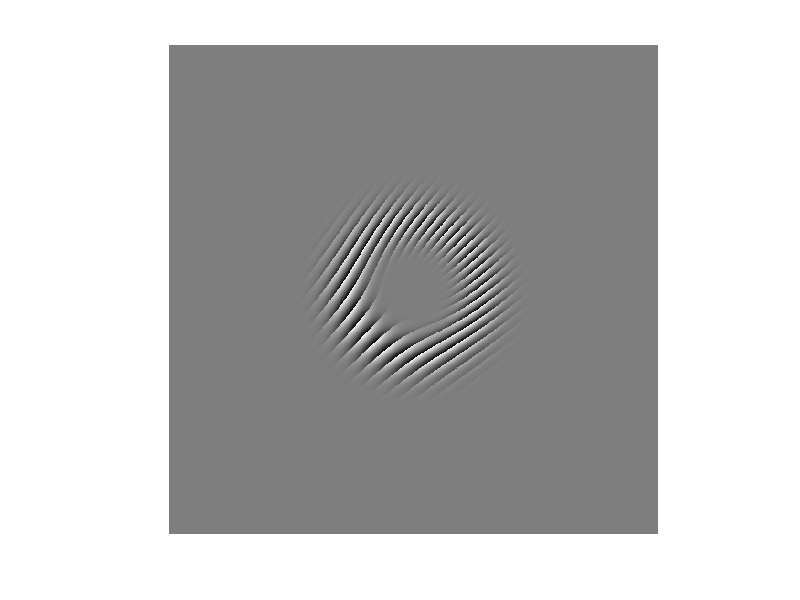

Recreate this plot in MATLAB. (Note: this script raises an error after producing the figure.)
function combinedCode

totalTimeStart = tic();
%%%%%%%%%%%%%%%%%%%%%%%%%%%%%%%%%%%%%%%%%%%%%%%%%%%%%%%%%%%%%%%%%%%%%%%%%%%%%%%%%%%%%%%%%%%%%%%%%%%%%%%%%%%%%%%%%%%

function [E] = LGBeam(p, l, w_0, xx, yy)
% Generates a Laguerre-Gaussian Beam on coordinates [xx, yy] with parameters 
% p: radial order
% l: topologial charge
% w_0: radius as a percentage
LgBeamTimeStart = tic();
counter = 1;
[phi,r] = cart2pol(xx,yy);
%phi=atan2(yy, xx);

RhoSquareOverWSquare = r.^2 ./ w_0.^2; %optimisation since we always use the squares
%c(p+1)=1;
%La = LaguerreL(c, abs(l), 2*RhoSquareOverWSquare);
La = Laguerre(p, abs(l), 2*RhoSquareOverWSquare);
Clg = sqrt((2*factorial(p)) ./ (pi * factorial(abs(l)+p))) ./ w_0;
E = Clg .* (sqrt(2)*sqrt(RhoSquareOverWSquare)).^abs(l) .* La .* exp(-RhoSquareOverWSquare) .* exp(-1i*l*phi);

%rad_term_1 = ((2*factorial(p))./(pi*factorial(p+abs(l)))).^(1/2);
%rad_term_2 = (sqrt(2).*r./w).^abs(l).*(exp(-(r./w).^2)./w);
%radial_function = rad_term_1.*rad_term_2;
%phase = exp(1i*phi*l);
%slm_mode = radial_function.*phase;
LgBeamTimeEnd = toc();
end

%%%%%%%%%%%%%%%%%%%%%%%%%%%%%%%%%%%%%%%%%%%%%%%%%%%%%%%%%%%%%%%%%%%%%%%%%%%%%%%%%%%%%%%%%%%%%%%%%%%%%%%%%%%%%%%%%%%

function [complexHologram, normalisationFactor] = LGHologram(dimensionsXY, pMatrix, lMatrix, beamRadiusPercent, normaliseZeroOne, rowToColRatio)
% Generates a Laguerre-Gaussian complex hologram normalised from magnitude 0 to 1 and angle -pi to pi.
%
% This function is comprehensive and should not really be used by itself.
% Instead, use one of the "helper" function which automatically set
% several of the parameters ofthis function.
%
% dimensionsXY(1), dimensionsXY(2) : number of pixels along each dimension
%
% pMatrix :     radial Order. Values must be 0 or a matrix the same size as
%               the lMatrix.
% lMatrix :     topological charge. Can be a matrix. [1 2; 5 19] will lay 
%               them in a square.
%
% beamRadiusPercent :   0.5 will fill the hologram
%
% normaliseZeroOne : The complex hologram will be normalised from [0,1] is
% this is true, otherwise the raw hologram is output. Default is true.
%
% rowToColRatio : For use when SLM pixels are not square. 2 means that
% pixels are twice as high as they are wide. Default = 1.
%
% Returns: A complex matrix which contains the LG beam as well as the
% normalisation factor that was used to normalise the beam amplitude to
% [0,1].
%

if nargin < 5
    normaliseZeroOne = true;
end
if nargin < 6
    rowToColRatio = 1;
end

grid=size(lMatrix)
N([1 2])=fliplr(dimensionsXY);
points=N./grid
range=N/min(N)

pMatrix(1:grid(1), 1:grid(2)) = pMatrix
beamRadiusPercent(1:grid(1), 1:grid(2)) = beamRadiusPercent
x=linspace(-range(1), range(1), points(1));
y=linspace(-range(2)/rowToColRatio, range(2)/rowToColRatio, points(2));
[yy,xx]=meshgrid(y,x);


%E(points(1), grid(1), points(2), grid(2)) = 0;
tic
E = zeros(N);
for i=1:grid(1)
    for j=1:grid(2)
        E(:,:,i,j)=LGBeam(pMatrix(i,j), lMatrix(i,j), beamRadiusPercent(i,j), xx, yy);% OAM
        %A(:,i,:,j)=grating(E(:,:,i,j), xx, yy, gratingNumber,
        %gratingAngleDegrees, useAmplitude); % no grating in this function
    end
end
toc
%A=reshape(A, N);
E=reshape(E, N);
%max(max(E))
%normalise from 0 to 1

if normaliseZeroOne == true
    R = abs(E);
    R = R ./ max(max(R));
    Phi = angle(E);
    complexHologram = R .* exp(1i*Phi);
    %sum(sum(E .* conj(E)))

    normalisationFactor = 1 / sum(sum(conj(complexHologram).*complexHologram));
    %warning('Remember to renormalise the measurements to maintain orthonormality! See: Flamm2013.');
else
    fprintf('here')
    complexHologram = E;
    normalisationFactor = 1;
end
end

%%%%%%%%%%%%%%%%%%%%%%%%%%%%%%%%%%%%%%%%%%%%%%%%%%%%%%%%%%%%%%%%%%%%%%%%%%%%%%%%%%%%%%%%%%%%%%%%%%%%%%%%%%%%%%%%%%%

function [ phaseHologram ] = AddGrating( inputHologram, gratingNumber, gratingAngle, complexAmplitude, gratingType, complexAmplitudeType )
%ADDGRATING Adds a grating to the provided hologram and outputs it as a
%phase-only matrix of doubles normalised to +-1 (origianlly +-pi).
%   gratingType is 'sin' or 'blazed' (defaults to blazed)
%   complexAmplitudeType defaults to 'multiply' but can also be 'sinc'. See: Clark2016 (DOI 10.1364/OE.24.006249)
%   Example: gmat = AddGrating(mat,50,0,false); imagesc(gmat);

if nargin < 5
    gratingType = 'blazed';
end
if nargin < 6
    complexAmplitudeType = 'multiply';
end

%create meshgrid
x=linspace(-pi, pi, size(inputHologram,1));
y=linspace(-pi, pi, size(inputHologram,2));
[yy,xx]=meshgrid(y,x);

theta=pi/180*gratingAngle;
plane=sin(theta)*xx+cos(theta)*yy;
phase=angle(inputHologram);

if strcmp(gratingType, 'sin') == true
    %Sin Grating
    phaseHologram=sin(phase+gratingNumber*plane+pi);
else %strcmp(grating, 'blazed') == true
    % Blazed Grating
    % See: https://en.wikipedia.org/wiki/Blazed_grating
    phaseHologram=mod(phase+gratingNumber*plane, 2*pi)-pi;
end

if (complexAmplitude)
    intensity = abs(inputHologram);
    
    if strcmp(complexAmplitudeType, 'sinc')
        error('Not implemented yet!');
       % phaseHologram = phaseHologram .* (1 - (1/pi)*asinc);
    else
        phaseHologram = phaseHologram .* intensity;        
    end
end

%renormalise to +-1
phaseHologram=(phaseHologram-pi)/(-pi-pi);

end

%%%%%%%%%%%%%%%%%%%%%%%%%%%%%%%%%%%%%%%%%%%%%%%%%%%%%%%%%%%%%%%%%%%%%%%%%%%%%%%%%%%%%%%%%%%%%%%%%%%%%%%%%%%%%%%%%%%
function [ beamRadiusPercent ] = CalculateBeamRadius( dimensionPixels, pixelSize_um, beamRadius_mm )
%CALCULATEBEAMRADIUS Converts beamRadius in mm to a percentage of the
%specified dimensionPixels and the pixel size

beamRadiusPercent = 1/((dimensionPixels * pixelSize_um * 1e-6)/(beamRadius_mm*1e-3))

end

%%%%%%%%%%%%%%%%%%%%%%%%%%%%%%%%%%%%%%%%%%%%%%%%%%%%%%%%%%%%%%%%%%%%%%%%%%%%%%%%%%%%%%%%%%%%%%%%%%%%%%%%%%%%%%%%%%%

function y = Laguerre(p,l,x)
%%This file generates the Laguerre functions stired in the variable "y" The
%%inputs are: the indices "p","l" and the vector "x".
LaguerreTimeStart = tic();
y=zeros(p+1,1);
sizeY = size(y);
if p==0
    y=1;
else
for m=0:p
    y(p+1-m)=((-1).^m.*(factorial(p+l)))./(factorial(p-m).*factorial(l+m).*factorial(m));
end
end
y = polyval(y,x);
LaguerreTimeEnd = toc();
end


%%%%%%%%%%%%%%%%%%%%%%%%%%%%%%%%%%%%%%%%%%%%%%%%%%%%%%%%%%%%%%%%%%%%%%%%%%%%%%%%%%%%%%%%%%%%%%%%%%%%%%%%%%%%%%%%%%%
function [ img ] = ShowImage( img, fs, map, filename )
%SHOWIMAGE Show the specified image in a window or fullscreen. Can also
%save the image to the specified path.
%   img : A matrix to show / save as image. Must be 0 to 1
%   fs : The screen to show fullscreen on, if 0 then a window is used
%   filename : The path and filename (can be relative). If not specified
%   then the image is not saved. .png is automatically appended.

dr = [0 255];

if nargin < 2
    fs = 0;
    map=gray(256);
end

if nargin < 3
    if (max(max(img)) > 255)
        %guessing 12 bit (4095)
        map=jet(4096);
        dr = [0 4095];
        warning('Using 12 bit [0,4095] jet colormap.');
    elseif (max(max(img)) <= 1)
        img = img * 255;
    end
end

if nargin == 4
    imwrite(img, map, strcat(filename, '.png'));
end

if fs == 0
    figure; imshow(img,map,'Border','tight','InitialMagnification','fit','DisplayRange',dr); truesize(1);
elseif fs > 0
    if max(max((img ./ dr(2)))) > 1
        error('img max > 1');
    end
    fullscreen(img ./ dr(2),fs);
end
end

%%%%%%%%%%%%%%%%%%%%%%%%%%%%%%%%%%%%%%%%%%%%%%%%%%%%%%%%%%%%%%%%%%%%%%%%%%%%%%%%%%%%%%%%%%%%%%%%%%%%%%%%%%%%%%%%%%%
%generates a simple lg hologram with a grating

%[cols rows]
sizeGrid = [1024 1024]

l = [10];
p = [0];
complexAmplitude = true;
complexAmplitude = true;

gratingNumber = 50;
gratingAngle = 45; %degrees

beamRadius = 1; %mm

%Generate the LG hologram matrix (complex)
mat = LGHologram(sizeGrid,p,l,CalculateBeamRadius(sizeGrid(2),8,beamRadius));
%ComplexFigure(mat);

gratingMat = AddGrating(mat,gratingNumber,gratingAngle,complexAmplitude);

ShowImage(gratingMat);
totalTimeEnd = toc(totalTimeStart);
#return totalTimeEnd
end